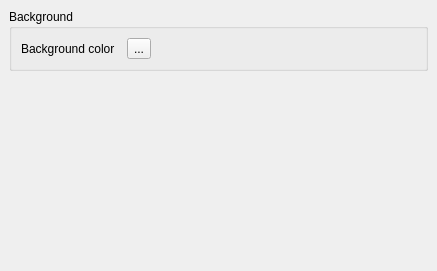
<ui version="4.0" >
 <class>ParagraphDecorationsTab</class>
 <widget class="QWidget" name="ParagraphDecorationsTab" >
  <property name="geometry" >
   <rect>
    <x>0</x>
    <y>0</y>
    <width>437</width>
    <height>271</height>
   </rect>
  </property>
  <layout class="QVBoxLayout" >
   <property name="spacing" >
    <number>6</number>
   </property>
   <property name="leftMargin" >
    <number>9</number>
   </property>
   <property name="topMargin" >
    <number>9</number>
   </property>
   <property name="rightMargin" >
    <number>9</number>
   </property>
   <property name="bottomMargin" >
    <number>9</number>
   </property>
   <item>
    <widget class="QGroupBox" name="groupBox" >
     <property name="title" >
      <string>Background</string>
     </property>
     <layout class="QGridLayout" >
      <property name="leftMargin" >
       <number>9</number>
      </property>
      <property name="topMargin" >
       <number>9</number>
      </property>
      <property name="rightMargin" >
       <number>9</number>
      </property>
      <property name="bottomMargin" >
       <number>9</number>
      </property>
      <property name="horizontalSpacing" >
       <number>6</number>
      </property>
      <property name="verticalSpacing" >
       <number>6</number>
      </property>
      <item row="0" column="2" >
       <widget class="QToolButton" name="resetBackgroundColor" >
        <property name="text" >
         <string>...</string>
        </property>
       </widget>
      </item>
      <item row="0" column="1" >
       <widget class="KColorButton" native="1" name="backgroundColor" />
      </item>
      <item row="0" column="0" >
       <widget class="QLabel" name="backgroundColorLabel" >
        <property name="text" >
         <string>Background color</string>
        </property>
        <property name="wordWrap" >
         <bool>false</bool>
        </property>
        <property name="buddy" >
         <cstring>backgroundColor</cstring>
        </property>
       </widget>
      </item>
      <item row="0" column="3" >
       <spacer>
        <property name="orientation" >
         <enum>Qt::Horizontal</enum>
        </property>
        <property name="sizeHint" >
         <size>
          <width>40</width>
          <height>20</height>
         </size>
        </property>
       </spacer>
      </item>
     </layout>
    </widget>
   </item>
   <item>
    <spacer>
     <property name="orientation" >
      <enum>Qt::Vertical</enum>
     </property>
     <property name="sizeHint" >
      <size>
       <width>20</width>
       <height>16</height>
      </size>
     </property>
    </spacer>
   </item>
  </layout>
 </widget>
 <layoutdefault spacing="6" margin="11" />
 <customwidgets>
  <customwidget>
   <class>KColorButton</class>
   <extends>QWidget</extends>
   <header>kcolorbutton.h</header>
   <container>1</container>
  </customwidget>
 </customwidgets>
 <includes>
  <include location="local" >knuminput.h</include>
  <include location="local" >kcolorbutton.h</include>
  <include location="local" >kpushbutton.h</include>
 </includes>
 <resources>
 </resources>
 <connections/>
</ui>
